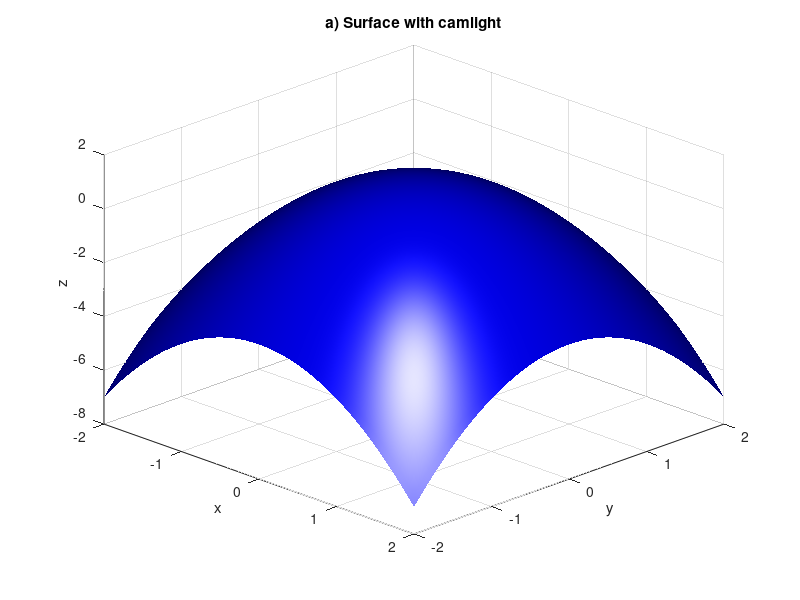
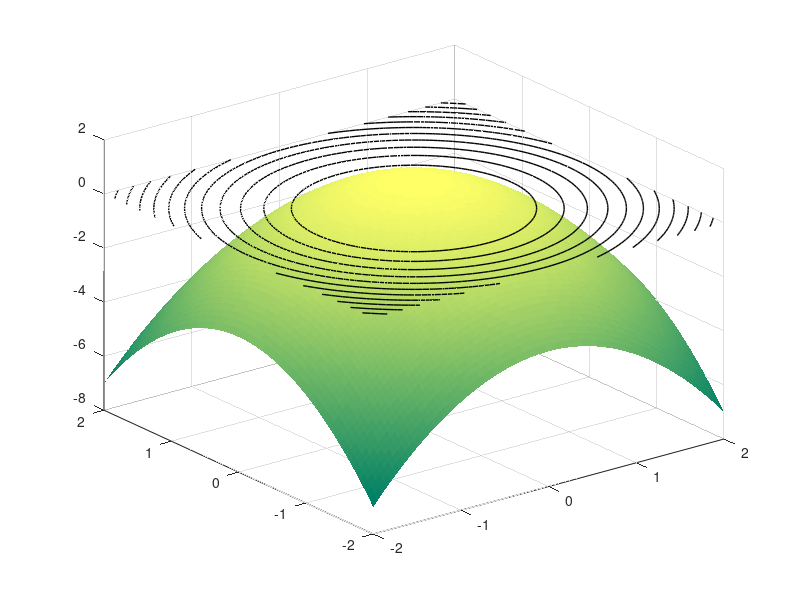

Recreate these plots in MATLAB, in order. (Note: this script raises an error after producing the figures.)
% Azar Taghizade
% Variant 2
% 05.10.2026

%% Task 1(a)

x = -2:0.05:1;
y = -2:0.05:1;

[X, Y] = meshgrid(x, y);

Z = 1 - 2*X.^2 - 3*Y.^2;

figure;
surf(X, Y, Z);

shading interp;

colormap winter;

view(70, 70);

xlabel('x');
ylabel('y');
zlabel('f(x,y)');

title('Task 1(a): f(x,y) = 1 - 2x^2 - 3y^2');

grid on;

%% Task 1(b)

rng(2);

x = (2*rand(1,200)-1).*sqrt(pi/2);
y = (2*rand(1,200)-1).*sqrt(pi/2);

x = sort(x);
y = sort(y);

[X, Y] = meshgrid(x, y);

Z = sin(X.^2 + Y.^2);

figure;
surf(X, Y, Z);

shading interp;

colormap summer;

view(41, 41);

xlabel('x');
ylabel('y');
zlabel('f(x,y)');

title('Task 1(b): f(x,y) = sin(x^2 + y^2)');

grid on;

%% Complementary Task
%% a)

x = -2:0.05:2;
y = -2:0.05:2;

[X, Y] = meshgrid(x, y);
Z = 1 - (X.^2 + Y.^2);

figure(1);
surf(X, Y, Z, 'FaceColor', [0 0 1], ...
     'EdgeColor', 'none');

view(45, 30);
camlight('headlight');
lighting gouraud;

xlabel('x');
ylabel('y');
zlabel('z');
title('a) Surface with camlight');
grid on;

%% b)

figure(2);
surf(X, Y, Z, 'EdgeColor', 'none');
hold on;

[~, contourHandle] = contour(X, Y, Z, 12, 'k', 'LineWidth', 1);
contourHandle.ZLocation = -8;

hold off;

%zlim([-8.5 1.5]);
colormap(parula);
view(45, 30);

xlabel('x');
ylabel('y');
zlabel('z');
title('b) Surface with contour');
grid on;

%% c)

figure(3);
s = surf(X, Y, Z, 'FaceColor', [0.20 0.70 0.85], ...
         'EdgeColor', 'none');

alpha(s, 0.45);
view(45, 30);

xlabel('x');
ylabel('y');
zlabel('z');
title('c) Semitransparent surface');
grid on;
